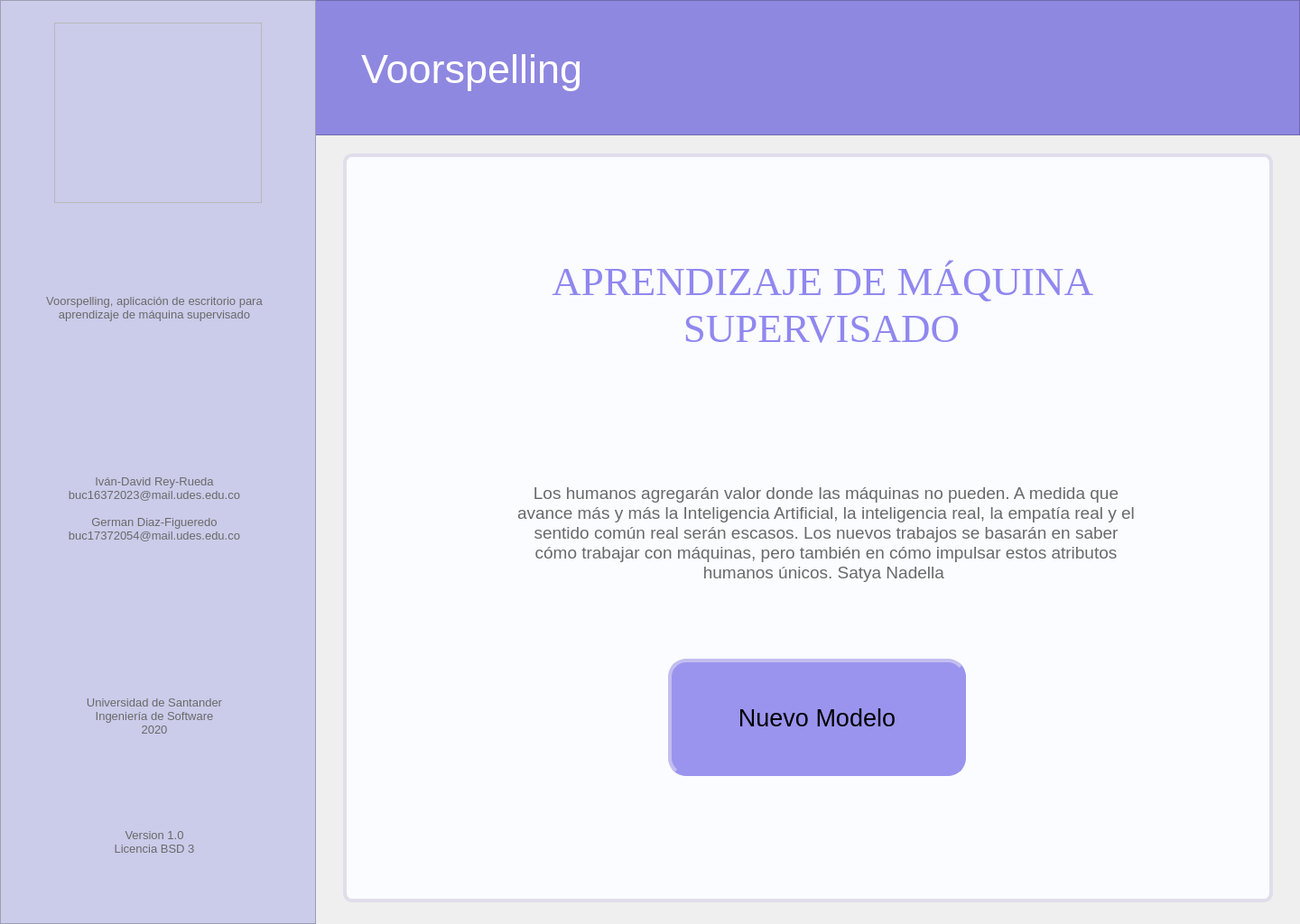
<?xml version="1.0" encoding="UTF-8"?>
<ui version="4.0">
 <class>MainWindow</class>
 <widget class="QMainWindow" name="MainWindow">
  <property name="geometry">
   <rect>
    <x>0</x>
    <y>0</y>
    <width>1440</width>
    <height>1024</height>
   </rect>
  </property>
  <property name="sizePolicy">
   <sizepolicy hsizetype="Fixed" vsizetype="Fixed">
    <horstretch>0</horstretch>
    <verstretch>0</verstretch>
   </sizepolicy>
  </property>
  <property name="minimumSize">
   <size>
    <width>1440</width>
    <height>1024</height>
   </size>
  </property>
  <property name="maximumSize">
   <size>
    <width>1440</width>
    <height>1024</height>
   </size>
  </property>
  <property name="windowTitle">
   <string>MainWindow</string>
  </property>
  <widget class="QWidget" name="centralwidget">
   <widget class="QFrame" name="left_bar">
    <property name="geometry">
     <rect>
      <x>0</x>
      <y>0</y>
      <width>350</width>
      <height>1024</height>
     </rect>
    </property>
    <property name="styleSheet">
     <string notr="true">background-color: rgb(203, 203, 234);

</string>
    </property>
    <property name="frameShape">
     <enum>QFrame::StyledPanel</enum>
    </property>
    <property name="frameShadow">
     <enum>QFrame::Raised</enum>
    </property>
    <widget class="QLabel" name="lbl_left_1">
     <property name="geometry">
      <rect>
       <x>18</x>
       <y>278</y>
       <width>306</width>
       <height>126</height>
      </rect>
     </property>
     <property name="font">
      <font>
       <pointsize>10</pointsize>
      </font>
     </property>
     <property name="styleSheet">
      <string notr="true">color: rgb(105, 105, 105);</string>
     </property>
     <property name="text">
      <string>Voorspelling, aplicación de escritorio para aprendizaje de máquina supervisado</string>
     </property>
     <property name="alignment">
      <set>Qt::AlignCenter</set>
     </property>
     <property name="wordWrap">
      <bool>true</bool>
     </property>
    </widget>
    <widget class="QLabel" name="lbl_left_2">
     <property name="geometry">
      <rect>
       <x>18</x>
       <y>500</y>
       <width>306</width>
       <height>126</height>
      </rect>
     </property>
     <property name="font">
      <font>
       <pointsize>10</pointsize>
      </font>
     </property>
     <property name="styleSheet">
      <string notr="true">color: rgb(105, 105, 105);</string>
     </property>
     <property name="text">
      <string>Iván-David Rey-Rueda
buc16372023@mail.udes.edu.co

German Diaz-Figueredo
buc17372054@mail.udes.edu.co</string>
     </property>
     <property name="alignment">
      <set>Qt::AlignCenter</set>
     </property>
     <property name="wordWrap">
      <bool>true</bool>
     </property>
    </widget>
    <widget class="QLabel" name="lbl_left_3">
     <property name="geometry">
      <rect>
       <x>18</x>
       <y>730</y>
       <width>306</width>
       <height>126</height>
      </rect>
     </property>
     <property name="font">
      <font>
       <pointsize>10</pointsize>
      </font>
     </property>
     <property name="styleSheet">
      <string notr="true">color: rgb(105, 105, 105);</string>
     </property>
     <property name="text">
      <string>Universidad de Santander
Ingeniería de Software
2020</string>
     </property>
     <property name="alignment">
      <set>Qt::AlignCenter</set>
     </property>
     <property name="wordWrap">
      <bool>true</bool>
     </property>
    </widget>
    <widget class="QLabel" name="lbl_left_4">
     <property name="geometry">
      <rect>
       <x>18</x>
       <y>870</y>
       <width>306</width>
       <height>126</height>
      </rect>
     </property>
     <property name="font">
      <font>
       <pointsize>10</pointsize>
      </font>
     </property>
     <property name="styleSheet">
      <string notr="true">color: rgb(105, 105, 105);</string>
     </property>
     <property name="text">
      <string>Version 1.0
Licencia BSD 3</string>
     </property>
     <property name="alignment">
      <set>Qt::AlignCenter</set>
     </property>
     <property name="wordWrap">
      <bool>true</bool>
     </property>
    </widget>
   </widget>
   <widget class="QFrame" name="logo">
    <property name="geometry">
     <rect>
      <x>60</x>
      <y>25</y>
      <width>230</width>
      <height>200</height>
     </rect>
    </property>
    <property name="styleSheet">
     <string notr="true">image: url(:/image/voorspelling_logo.png);</string>
    </property>
    <property name="frameShape">
     <enum>QFrame::StyledPanel</enum>
    </property>
    <property name="frameShadow">
     <enum>QFrame::Raised</enum>
    </property>
   </widget>
   <widget class="QFrame" name="up_bar">
    <property name="geometry">
     <rect>
      <x>0</x>
      <y>0</y>
      <width>1440</width>
      <height>150</height>
     </rect>
    </property>
    <property name="styleSheet">
     <string notr="true">background-color: rgb(143, 136, 224);</string>
    </property>
    <property name="frameShape">
     <enum>QFrame::StyledPanel</enum>
    </property>
    <property name="frameShadow">
     <enum>QFrame::Raised</enum>
    </property>
    <widget class="QLabel" name="lbl_tittle_2">
     <property name="geometry">
      <rect>
       <x>400</x>
       <y>40</y>
       <width>700</width>
       <height>72</height>
      </rect>
     </property>
     <property name="font">
      <font>
       <family>MS Shell Dlg 2</family>
       <pointsize>34</pointsize>
       <weight>50</weight>
       <italic>false</italic>
       <bold>false</bold>
      </font>
     </property>
     <property name="styleSheet">
      <string notr="true">border: none;
color: rgb(255, 255, 255);</string>
     </property>
     <property name="text">
      <string>Voorspelling</string>
     </property>
     <property name="scaledContents">
      <bool>false</bool>
     </property>
     <property name="alignment">
      <set>Qt::AlignLeading|Qt::AlignLeft|Qt::AlignVCenter</set>
     </property>
     <property name="wordWrap">
      <bool>true</bool>
     </property>
     <property name="margin">
      <number>0</number>
     </property>
     <property name="indent">
      <number>0</number>
     </property>
    </widget>
   </widget>
   <widget class="QFrame" name="main_area">
    <property name="geometry">
     <rect>
      <x>380</x>
      <y>170</y>
      <width>1030</width>
      <height>830</height>
     </rect>
    </property>
    <property name="styleSheet">
     <string notr="true">background-color: rgb(250, 252, 255);
border: 4px solid;
border-color: rgb(225, 221, 235);
border-radius: 10px;</string>
    </property>
    <property name="frameShape">
     <enum>QFrame::StyledPanel</enum>
    </property>
    <property name="frameShadow">
     <enum>QFrame::Raised</enum>
    </property>
    <widget class="QLabel" name="lbl_tittle_main">
     <property name="geometry">
      <rect>
       <x>180</x>
       <y>100</y>
       <width>700</width>
       <height>135</height>
      </rect>
     </property>
     <property name="font">
      <font>
       <family>Times New Roman</family>
       <pointsize>34</pointsize>
       <weight>50</weight>
       <italic>false</italic>
       <bold>false</bold>
      </font>
     </property>
     <property name="styleSheet">
      <string notr="true">border: none;
color: rgb(144, 135, 239);</string>
     </property>
     <property name="text">
      <string>APRENDIZAJE DE MÁQUINA SUPERVISADO</string>
     </property>
     <property name="scaledContents">
      <bool>false</bool>
     </property>
     <property name="alignment">
      <set>Qt::AlignCenter</set>
     </property>
     <property name="wordWrap">
      <bool>true</bool>
     </property>
    </widget>
    <widget class="QLabel" name="lbl_phrase">
     <property name="geometry">
      <rect>
       <x>190</x>
       <y>360</y>
       <width>690</width>
       <height>120</height>
      </rect>
     </property>
     <property name="sizePolicy">
      <sizepolicy hsizetype="Preferred" vsizetype="Expanding">
       <horstretch>0</horstretch>
       <verstretch>0</verstretch>
      </sizepolicy>
     </property>
     <property name="maximumSize">
      <size>
       <width>690</width>
       <height>120</height>
      </size>
     </property>
     <property name="font">
      <font>
       <pointsize>14</pointsize>
      </font>
     </property>
     <property name="styleSheet">
      <string notr="true">color: rgb(105, 105, 105);
border: none;</string>
     </property>
     <property name="text">
      <string>Los humanos agregarán valor donde las máquinas no pueden. A medida que avance más y más la Inteligencia Artificial, la inteligencia real, la empatía real y el sentido común real serán escasos. Los nuevos trabajos se basarán en saber cómo trabajar con máquinas, pero también en cómo impulsar estos atributos humanos únicos. Satya Nadella </string>
     </property>
     <property name="textFormat">
      <enum>Qt::PlainText</enum>
     </property>
     <property name="scaledContents">
      <bool>true</bool>
     </property>
     <property name="alignment">
      <set>Qt::AlignCenter</set>
     </property>
     <property name="wordWrap">
      <bool>true</bool>
     </property>
    </widget>
    <widget class="QPushButton" name="btn_new_model">
     <property name="geometry">
      <rect>
       <x>360</x>
       <y>560</y>
       <width>330</width>
       <height>130</height>
      </rect>
     </property>
     <property name="font">
      <font>
       <pointsize>20</pointsize>
       <kerning>true</kerning>
      </font>
     </property>
     <property name="styleSheet">
      <string notr="true">QPushButton{
background-color: rgb(154, 148, 238);
border-left-color: rgb(195, 190, 239);
border-top-color: rgb(195, 190, 239);
border-bottom-color: rgb(154, 148, 238);
border-right-color: rgb(154, 148, 238);
border-radius: 20px;
}
QPushButton:hover{
background-color: rgb(160, 155, 245);
}
QPushButton:pressed{
background-color: rgb(150, 140, 230);
border-left-color: rgb(140, 135, 220);
border-top-color: rgb(140, 135, 220);
border-bottom-color: rgb(195, 190, 239);
border-right-color: rgb(195, 190, 239);
}</string>
     </property>
     <property name="text">
      <string>Nuevo Modelo</string>
     </property>
     <property name="autoDefault">
      <bool>false</bool>
     </property>
    </widget>
   </widget>
   <zorder>up_bar</zorder>
   <zorder>left_bar</zorder>
   <zorder>logo</zorder>
   <zorder>main_area</zorder>
  </widget>
 </widget>
 <resources>
  <include location="Images_voor.qrc"/>
 </resources>
 <connections/>
</ui>
